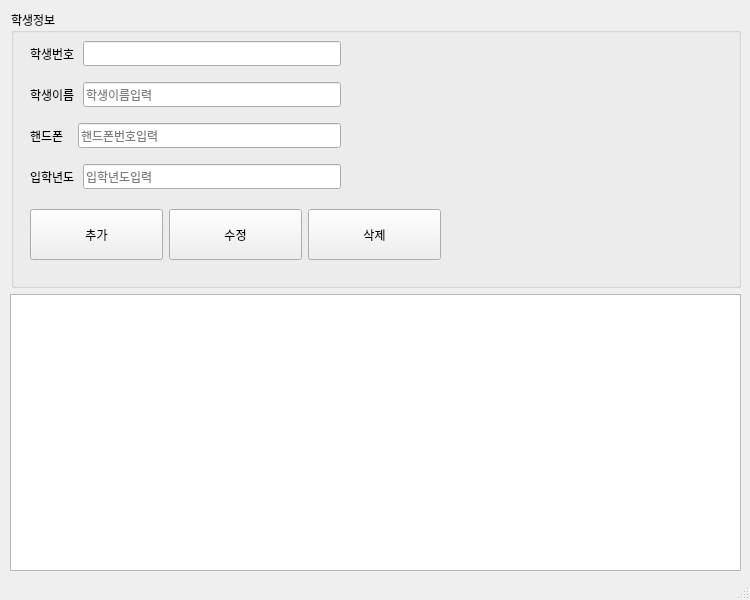
<?xml version="1.0" encoding="UTF-8"?>
<ui version="4.0">
 <class>MainWindow</class>
 <widget class="QMainWindow" name="MainWindow">
  <property name="geometry">
   <rect>
    <x>0</x>
    <y>0</y>
    <width>750</width>
    <height>600</height>
   </rect>
  </property>
  <property name="minimumSize">
   <size>
    <width>750</width>
    <height>600</height>
   </size>
  </property>
  <property name="maximumSize">
   <size>
    <width>750</width>
    <height>600</height>
   </size>
  </property>
  <property name="font">
   <font>
    <family>D2Coding</family>
   </font>
  </property>
  <property name="windowTitle">
   <string>MainWindow</string>
  </property>
  <widget class="QWidget" name="centralwidget">
   <widget class="QWidget" name="verticalLayoutWidget">
    <property name="geometry">
     <rect>
      <x>10</x>
      <y>10</y>
      <width>731</width>
      <height>561</height>
     </rect>
    </property>
    <layout class="QVBoxLayout" name="verticalLayout">
     <item>
      <layout class="QHBoxLayout" name="horizontalLayout">
       <property name="sizeConstraint">
        <enum>QLayout::SetFixedSize</enum>
       </property>
       <item>
        <spacer name="verticalSpacer">
         <property name="orientation">
          <enum>Qt::Vertical</enum>
         </property>
         <property name="sizeType">
          <enum>QSizePolicy::Expanding</enum>
         </property>
         <property name="sizeHint" stdset="0">
          <size>
           <width>1</width>
           <height>40</height>
          </size>
         </property>
        </spacer>
       </item>
       <item>
        <widget class="QGroupBox" name="groupBox">
         <property name="sizePolicy">
          <sizepolicy hsizetype="MinimumExpanding" vsizetype="Preferred">
           <horstretch>0</horstretch>
           <verstretch>0</verstretch>
          </sizepolicy>
         </property>
         <property name="title">
          <string>학생정보</string>
         </property>
         <widget class="QWidget" name="verticalLayoutWidget_2">
          <property name="geometry">
           <rect>
            <x>19</x>
            <y>21</y>
            <width>311</width>
            <height>170</height>
           </rect>
          </property>
          <layout class="QVBoxLayout" name="verticalLayout_2">
           <item>
            <layout class="QHBoxLayout" name="horizontalLayout_4">
             <item>
              <widget class="QLabel" name="label">
               <property name="text">
                <string>학생번호 </string>
               </property>
              </widget>
             </item>
             <item>
              <widget class="QLineEdit" name="input_std_id">
               <property name="inputMask">
                <string/>
               </property>
               <property name="maxLength">
                <number>32764</number>
               </property>
               <property name="readOnly">
                <bool>true</bool>
               </property>
              </widget>
             </item>
            </layout>
           </item>
           <item>
            <layout class="QHBoxLayout" name="horizontalLayout_5">
             <item>
              <widget class="QLabel" name="label_2">
               <property name="text">
                <string>학생이름 </string>
               </property>
              </widget>
             </item>
             <item>
              <widget class="QLineEdit" name="input_std_name">
               <property name="toolTip">
                <string/>
               </property>
               <property name="inputMask">
                <string/>
               </property>
               <property name="placeholderText">
                <string>학생이름입력</string>
               </property>
              </widget>
             </item>
            </layout>
           </item>
           <item>
            <layout class="QHBoxLayout" name="horizontalLayout_7">
             <item>
              <widget class="QLabel" name="label_3">
               <property name="text">
                <string>핸드폰   </string>
               </property>
              </widget>
             </item>
             <item>
              <widget class="QLineEdit" name="input_std_mobile">
               <property name="inputMask">
                <string/>
               </property>
               <property name="placeholderText">
                <string>핸드폰번호입력</string>
               </property>
              </widget>
             </item>
            </layout>
           </item>
           <item>
            <layout class="QHBoxLayout" name="horizontalLayout_6">
             <item>
              <widget class="QLabel" name="label_4">
               <property name="text">
                <string>입학년도 </string>
               </property>
              </widget>
             </item>
             <item>
              <widget class="QLineEdit" name="input_std_regyear">
               <property name="inputMask">
                <string/>
               </property>
               <property name="placeholderText">
                <string>입학년도입력</string>
               </property>
              </widget>
             </item>
            </layout>
           </item>
          </layout>
         </widget>
         <widget class="QWidget" name="horizontalLayoutWidget_7">
          <property name="geometry">
           <rect>
            <x>19</x>
            <y>199</y>
            <width>411</width>
            <height>51</height>
           </rect>
          </property>
          <layout class="QHBoxLayout" name="buttonArea">
           <item>
            <widget class="QPushButton" name="btn_add">
             <property name="sizePolicy">
              <sizepolicy hsizetype="Minimum" vsizetype="MinimumExpanding">
               <horstretch>0</horstretch>
               <verstretch>0</verstretch>
              </sizepolicy>
             </property>
             <property name="text">
              <string>추가</string>
             </property>
            </widget>
           </item>
           <item>
            <widget class="QPushButton" name="btn_mod">
             <property name="sizePolicy">
              <sizepolicy hsizetype="Minimum" vsizetype="MinimumExpanding">
               <horstretch>0</horstretch>
               <verstretch>0</verstretch>
              </sizepolicy>
             </property>
             <property name="text">
              <string>수정</string>
             </property>
            </widget>
           </item>
           <item>
            <widget class="QPushButton" name="btn_del">
             <property name="sizePolicy">
              <sizepolicy hsizetype="Minimum" vsizetype="MinimumExpanding">
               <horstretch>0</horstretch>
               <verstretch>0</verstretch>
              </sizepolicy>
             </property>
             <property name="text">
              <string>삭제</string>
             </property>
            </widget>
           </item>
          </layout>
         </widget>
        </widget>
       </item>
      </layout>
     </item>
     <item>
      <layout class="QHBoxLayout" name="horizontalLayout_2">
       <item>
        <widget class="QTableWidget" name="tblStudent">
         <property name="maximumSize">
          <size>
           <width>16777215</width>
           <height>320</height>
          </size>
         </property>
        </widget>
       </item>
      </layout>
     </item>
    </layout>
   </widget>
  </widget>
  <widget class="QStatusBar" name="statusbar"/>
 </widget>
 <resources/>
 <connections/>
</ui>
